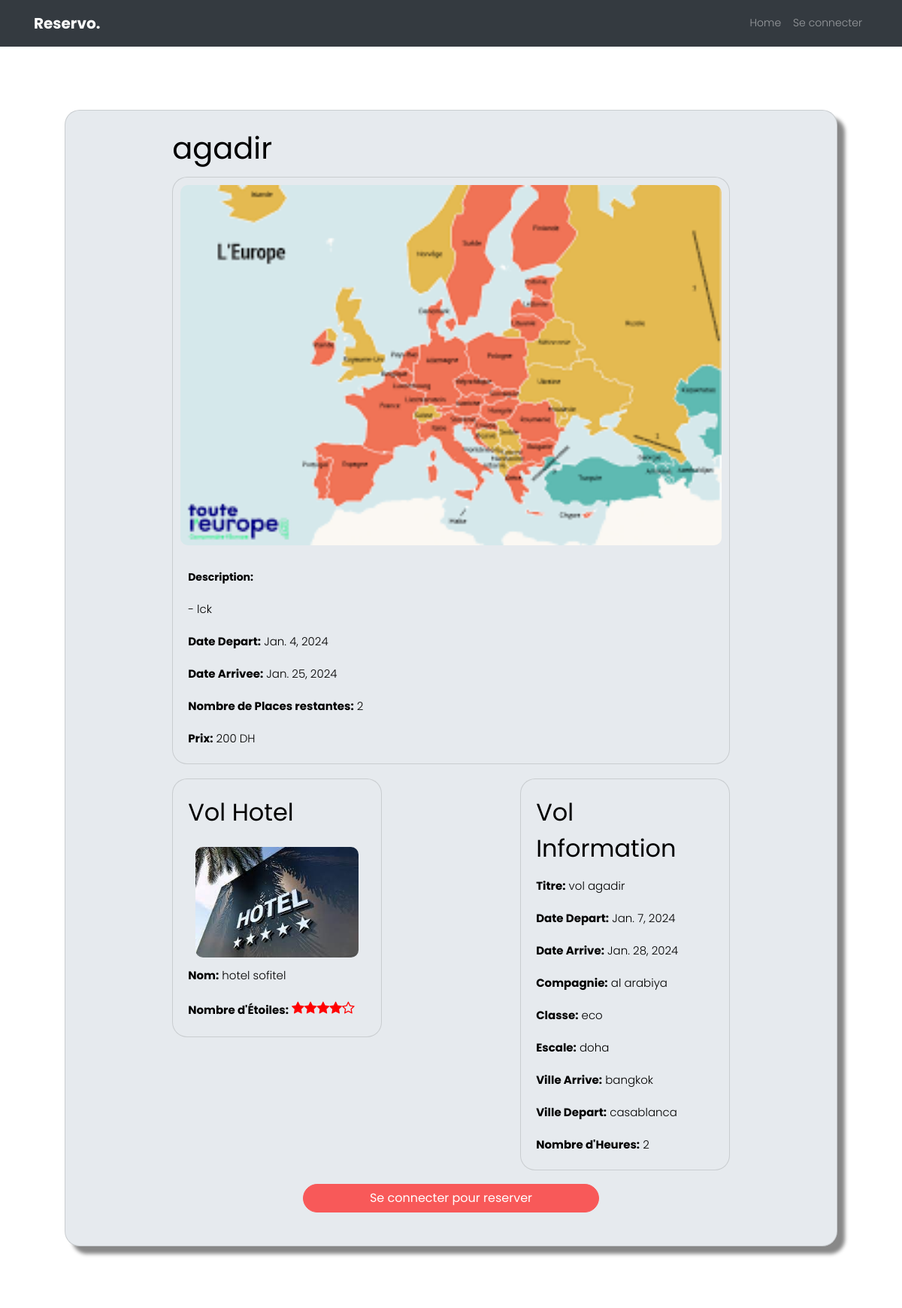
Page /detailsvoyage/5/ (upper part) on the earlier database version.
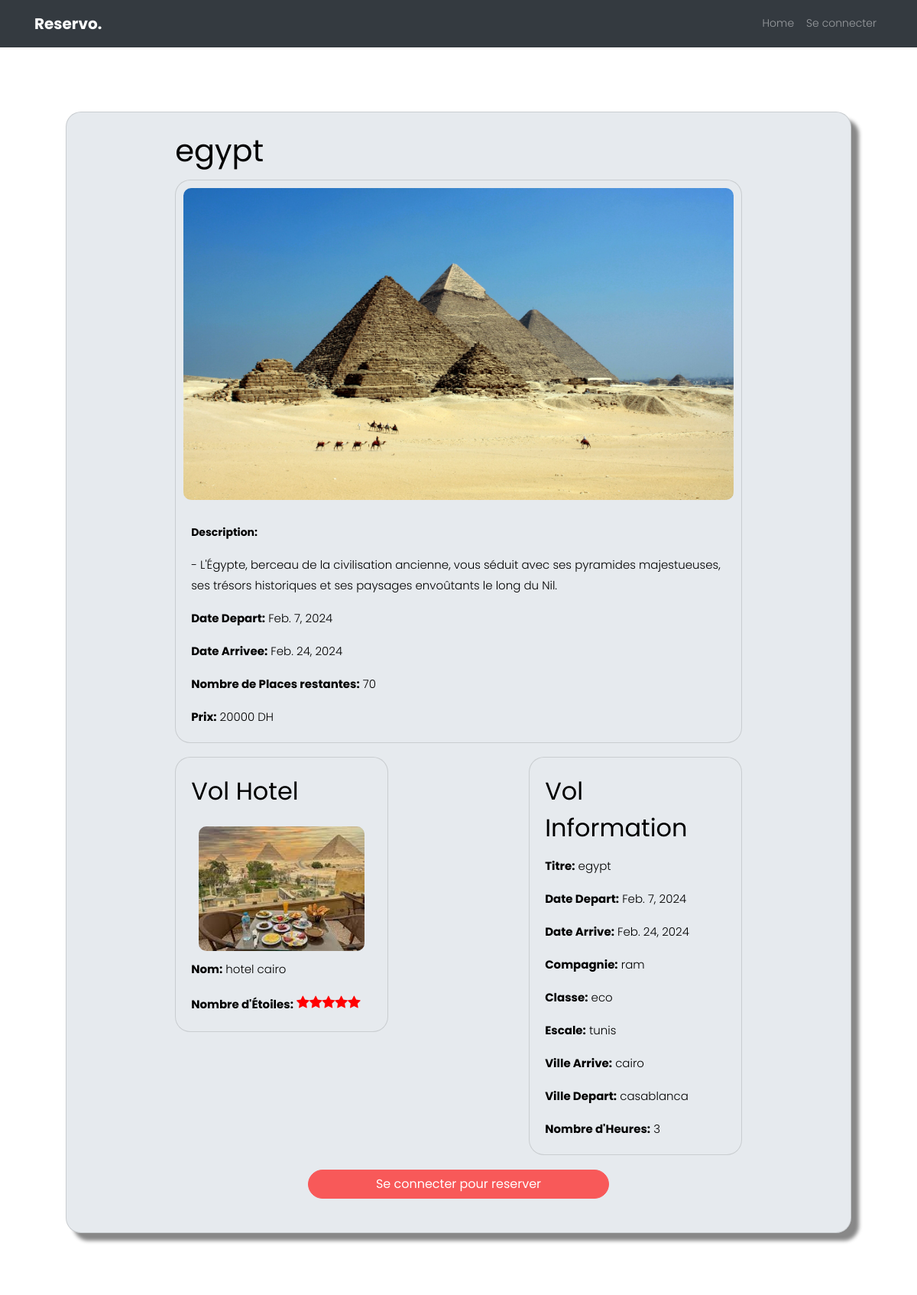
Same page on the later database version.
### app1/models.py (models this page shows, shortened)
class Voyage(models.Model):
    titre = models.CharField(max_length=100)
    description = models.TextField(max_length=1000)
    date_depart = models.DateField()
    date_arrivee = models.DateField()
    prix = models.IntegerField(null=False, blank=False)#🚩here can be blank because it's only admin tasks , it can be that the admin dont know yet the price of the voyage
    nbr_places = models.IntegerField(null=False, blank=False)  #7ydt validators 7it daro liya mochkil
    image_voyage = models.ImageField(default = "voyagepic.png",null=True , blank=True)
    categorie = models.ForeignKey('Categorie', on_delete=models.CASCADE )
    promotion = models.ForeignKey('Promotion', null=True,blank=True, on_delete=models.CASCADE)
    vol = models.ForeignKey('Vol',on_delete=models.CASCADE)
    hotel = models.ForeignKey('Hotel',on_delete=models.CASCADE)

class Hotel(models.Model):
    nom = models.TextField(max_length=100)
    NBR_ETOILE = [
        (1, '⭐'),
        (2, '⭐⭐'),
        (3, '⭐⭐⭐'),
        (4, '⭐⭐⭐⭐'),
        (5, '⭐⭐⭐⭐⭐'),
    ]
    nbr_etoiles = models.IntegerField(choices=NBR_ETOILE, null=False, blank=False)
    nbr_chambres = models.IntegerField(null=False, blank=False)
    hotel_image = models.ImageField(default = "hotel.jpeg",null=True , blank=True)

class Vol(models.Model) :
    id = models.AutoField(primary_key=True)
    titre = models.CharField(max_length=100,default='titre1')
    date_depart = models.DateField(null=False , blank=False)
    date_arrive = models.DateField(null=False,blank=False)
    compagnie = models.CharField(null=False , blank=False , max_length=100)
    CLASSE_CHOICES =[
        ('eco','economie'),
        ('bsn','bisness')
    ]
    classe = models.CharField(choices=CLASSE_CHOICES,null=False, blank=False ,max_length=100)
    escale = models.CharField(max_length=100 ,null=False , blank=False)
    ville_arrive = models.CharField(max_length=100 ,null=False , blank=False)
    ville_depart = models.CharField(max_length=100 ,null=False , blank=False)
    nbr_heure = models.IntegerField(null=False, blank=False)

### app1/views.py (the view)
# urls.py: path('detailsvoyage/<str:pk>/', views.detailsvoyage, name='detailsvoyage'),
def detailsvoyage(request,pk) :
    voyage = Voyage.objects.get(id=pk)
    context = {'voyage':voyage}
    return render(request,"app1/detailsvoyage.html",context)

### app1/templates/app1/detailsvoyage.html (shortened to what this page needs)
{% load static %}
<!DOCTYPE html>
<html lang="en">
  <head>
    <link rel="stylesheet" href="https://stackpath.bootstrapcdn.com/bootstrap/4.3.1/css/bootstrap.min.css">
    <link rel="stylesheet" href="https://cdnjs.cloudflare.com/ajax/libs/font-awesome/6.5.1/css/all.min.css" />
    <link rel="stylesheet" href="{% static '/css/open-iconic-bootstrap.min.css'%}">
    <link rel="stylesheet" href="{% static '/css/animate.css'%}">
    <link rel="stylesheet" href="{% static '/css/owl.carousel.min.css'%}">
    <link rel="stylesheet" href="{% static '/css/owl.theme.default.min.css'%}">
    <link rel="stylesheet" href="{% static '/css/magnific-popup.css'%}">
    <link rel="stylesheet" href="{% static '/css/aos.css'%}">
    <link rel="stylesheet" href="{% static '/css/ionicons.min.css'%}">
    <link rel="stylesheet" href="{% static '/css/bootstrap-datepicker.css'%}">
    <link rel="stylesheet" href="{% static '/css/jquery.timepicker.css'%}">
  <link rel="stylesheet" href="{% static '/css/flaticon.css'%}">
  <link rel="stylesheet" href="{% static '/css/icomoon.css'%}">
  <link rel="stylesheet" href="{% static '/css/style.css'%}">
  <link rel="stylesheet" href="{% static '/css/Mycss.css'%}">
  </head>
  <body>
  <nav class="navbar navbar-expand-lg navbar-dark ftco_navbar bg-dark" id="ftco-navbar">
    <div class="container">
      <a class="navbar-brand" href="{% url 'home'  %}">Reservo.</a>
      <div class="collapse navbar-collapse" id="ftco-nav">
        <ul class="navbar-nav ml-auto">
          <li class="nav-item"><a href="{% url 'home' %}" class="nav-link">Home</a></li>
        {% if not user.is_authenticated %}
            <li class="nav-item cta"><a href="{% url 'login' %}" class="nav-link"><span>Se connecter</span></a></li>
        {% else %}
            <li class="nav-item active"><a href="{% url 'client'  %}" class="nav-link">Profile</a></li>
            <li class="nav-item cta"><a href="{% url 'logout' %}" class="nav-link"><span>Se déconnecter</span></a></li>
        {% endif %}
        </ul>
      </div>
    </div>
  </nav>
    <section class="ftco-section ftco-degree-bg">
      <div class="container-fluid">
          <div class="col-lg-12" >
          	<div class="row">
              <div class="container">
                <div class="col-md-12 mx-auto">
                   <div class="card card-body"> {% comment %}🔥the big cadre🔥{% endcomment %}
                    <div class="container">
                      <div class="container">
                        <div class="col-md-10 container">
                          <h1 class="text-center" style="text-align:left !important;">{{ voyage.titre }}</h1>
                        </div>
                        <div class="col-md-10 mx-auto">
                          <div class="card voyage-card" style="box-shadow: 0 0 0;">
                            <img class="card-img-top" src="{{ voyage.image_voyage.url }}" width="100%" alt="{{ voyage.titre }} Image">
                            <div class="card-body">
                              <p><span class="field-value">Description:</span></p>
                              <p class="card-text"> - {{ voyage.description }}</p>
                              <p class="card-text"><span class="field-value">Date Depart:</span> {{ voyage.date_depart }}</p>
                              <p class="card-text"><span class="field-value">Date Arrivee:</span> {{ voyage.date_arrivee }}</p>
                              <p class="card-text"><span class="field-value">Nombre de Places restantes:</span> {{ voyage.nbr_places }}</p>
                              <p class="card-text"><span class="field-value">Prix:</span> {{ voyage.prix }} DH</p>
                            </div>
                          </div>
                        </div>
                      <div class="row" style="margin: 2% auto">
                        <div class="col-md-4 mx-auto">
                          <div class="card" style="box-shadow: 0 0 0;">
                            <div class="card-body">
                              <h2 class="card-title">Vol Hotel</h2>
                              <img class="card-img-top" src="{{ voyage.hotel.hotel_image.url }}" alt="{{ voyage.hotel.nom }} Image">
                              <p class="card-text"><span class="field-value">Nom:</span> {{ voyage.hotel.nom }}</p>
                              <p class="card-text"><span class="field-value">Nombre d'Étoiles:</span>
                              {% if 5 == voyage.hotel.nbr_etoiles %}
                              <span style="font-size: 1.2em; color: red;">
                                <i class="icon-star"></i><i class="icon-star"></i><i class="icon-star"></i><i class="icon-star"></i><i class="icon-star"></i>
                              </span>
                              {% elif 4 == voyage.hotel.nbr_etoiles %}
                              <span style="font-size: 1.2em; color: red;">
                                <i class="icon-star"></i><i class="icon-star"></i><i class="icon-star"></i><i class="icon-star"></i><i class="icon-star-o"></i>
                              </span>
                              {% elif 3 == voyage.hotel.nbr_etoiles %}
                              <span style="font-size: 1.2em; color: red;">
                                <i class="icon-star"></i><i class="icon-star"></i><i class="icon-star"></i><i class="icon-star-o"></i><i class="icon-star-o"></i>
                              </span>
                              {% elif 2 == voyage.hotel.nbr_etoiles %}
                              <span style="font-size: 1.2em; color: red;">
                                <i class="icon-star"></i><i class="icon-star"></i><i class="icon-star-o"></i><i class="icon-star-o"></i><i class="icon-star-o"></i>
                              </span>
                              {% elif 1 == voyage.hotel.nbr_etoiles %}
                              <span style="font-size: 1.2em; color: red;">
                                <i class="icon-star"></i><i class="icon-star-o"></i><i class="icon-star-o"></i><i class="icon-star-o"></i><i class="icon-star-o"></i>
                              </span>
                              {% endif %}
                            </div>
                          </div>
                        </div>
                        <div class="col-md-4 mx-auto">
                          <div class="card" style="box-shadow: 0 0 0;">
                            <div class="card-body">
                              <h2 class="card-title">Vol Information</h2>
                              <p class="card-text"><span class="field-value">Titre:</span> {{ voyage.vol.titre }}</p>
                              <p class="card-text"><span class="field-value">Date Depart:</span> {{ voyage.vol.date_depart }}</p>
                              <p class="card-text"><span class="field-value">Date Arrive:</span> {{ voyage.vol.date_arrive }}</p>
                              <p class="card-text"><span class="field-value">Compagnie:</span> {{ voyage.vol.compagnie }}</p>
                              <p class="card-text"><span class="field-value">Classe:</span> {{ voyage.vol.classe }}</p>
                              <p class="card-text"><span class="field-value">Escale:</span> {{ voyage.vol.escale }}</p>
                              <p class="card-text"><span class="field-value">Ville Arrive:</span> {{ voyage.vol.ville_arrive }}</p>
                              <p class="card-text"><span class="field-value">Ville Depart:</span> {{ voyage.vol.ville_depart }}</p>
                              <p class="card-text"><span class="field-value">Nombre d'Heures:</span> {{ voyage.vol.nbr_heure }}</p>
                            </div>
                          </div>
                        </div>
                      </div>
                      </div>
                    </div>
                    {% if user.is_authenticated %}
                      <a class="hello-msg" href="{% url 'reserve' voyage.id %}"><input class="btn btn-primary btn-block mb-4 mx-auto" style="width:40%;" type="submit" value="je reserve"></a>
                    {% else %}
                    <a class="hello-msg" href="{% url 'login' %}"><input class="btn btn-primary btn-block mb-4 mx-auto" style="width: 40%;" type="submit" value="Se connecter pour reserver"></a>
                    {% endif %}
                  </div>
          	</div>
          </div>
        </div>
      </div>
    </section>

### static/css/icomoon.css (style rules this page uses)
[class^="icon-"], [class*=" icon-"] { font-family: 'icomoon' !important; speak: none; font-style: normal; font-weight: normal; font-variant: normal; text-transform: none; line-height: 1; -webkit-font-smoothing: antialiased; -moz-osx-font-smoothing: grayscale; }
.icon-star:before { content: "\f005"; }

### app1/templates/app1/detailsvoyage.html (style rules this page uses)
.card { border-radius: 20px; background-color: #e6eaee; box-shadow: 10px 10px 5px #888888; }
.card-img-top { border-radius: 20px; padding: 10px; }
.card-text { font-size: 15px; color: black; }
.field-value { font-weight: bold; color: black; }

Differences in the rows shown:
changed Voyage "eco": titre "agadir" → "egypt"; image_voyage: a different picture; description "lck" → "L'Égypte, berceau de la civilisation ancienne, vous séduit avec ses pyramides majestueuses, ses trésors historiques et ses paysages envoûtants le long du Nil."; date_depart "Jan. 4, 2024" → "Feb. 7, 2024"; date_arrivee "Jan. 25, 2024" → "Feb. 24, 2024"; nbr_places "2" → "70"; prix "200" → "20000"; hotel.hotel_image: a different picture; hotel.nom "hotel sofitel" → "hotel cairo"; hotel_id 1 → 4 (drawn); vol.titre "vol agadir" → "egypt"; vol.date_depart "Jan. 7, 2024" → "Feb. 7, 2024"; vol.date_arrive "Jan. 28, 2024" → "Feb. 24, 2024"; vol.compagnie "al arabiya" → "ram"; vol.escale "doha" → "tunis"; vol.ville_arrive "bangkok" → "cairo"; vol.nbr_heure "2" → "3"
